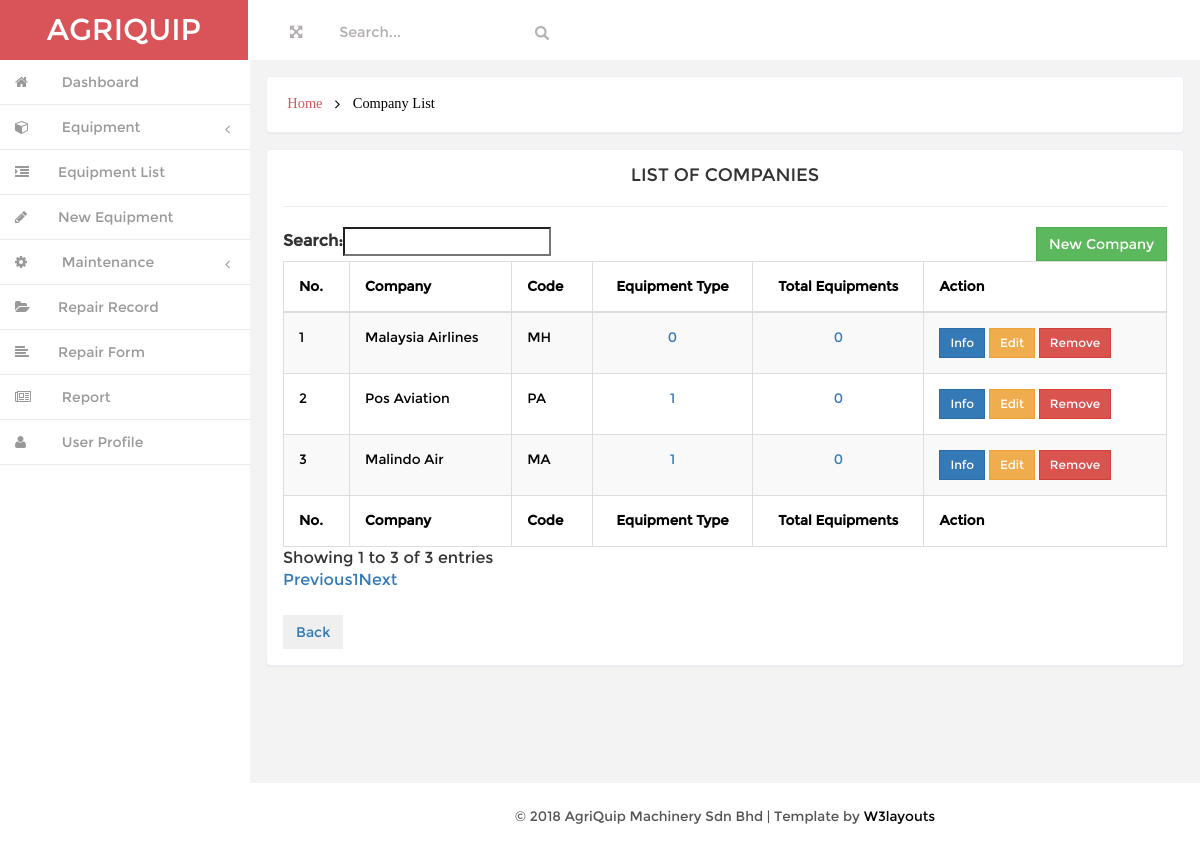
Before: /user/admin/companylist.php with the older database file.
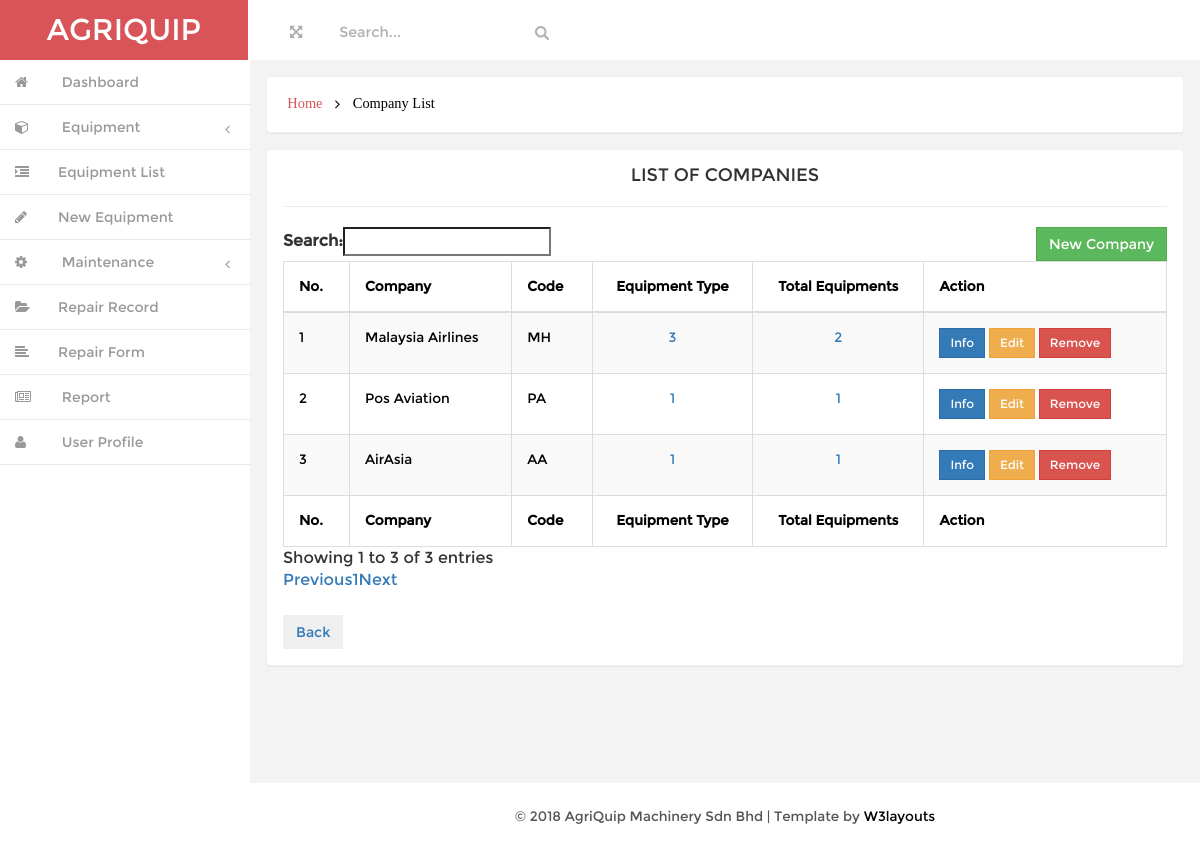
After: the same page with the newer database file.
### tables this page shows
CREATE TABLE IF NOT EXISTS `company` (
  `company_id` int(20) NOT NULL AUTO_INCREMENT,
  `company_name` varchar(200) NOT NULL,
  `company_code` varchar(200) NOT NULL,
  `description` varchar(200) NOT NULL,
  PRIMARY KEY (`company_id`)
);

### user/admin/companylist.php (the view, shortened to what this page needs)
<!DOCTYPE HTML>
<html>
<head>
<link href="css/bootstrap.min.css" rel='stylesheet' type='text/css' />
<link href="css/style.css" rel='stylesheet' type='text/css' />
<link href="css/font-awesome.css" rel="stylesheet">
<link href="css/custom.css" rel="stylesheet">
<?php include "database.php"; ?>
</head>
<body>
<div id="wrapper">
        <nav class="navbar-default navbar-static-top" role="navigation">
             <div class="navbar-header">
               <h1> <a class="navbar-brand" href="index.html">AGRIQUIP</a></h1>
			   </div>
			 <div class=" border-bottom">
        	<div class="full-left">
        	  <section class="full-top">
				<button id="toggle"><i class="fa fa-arrows-alt"></i></button>
			</section>
			<form class=" navbar-left-right">
              <input type="text"  value="Search..." onfocus="this.value = '';" onblur="if (this.value == '') {this.value = 'Search...';}">
              <input type="submit" value="" class="fa fa-search">
            </form>
            <div class="clearfix"> </div>
           </div>
			<div class="clearfix">
     </div>
		    <div class="navbar-default sidebar" role="navigation">
            <div class="sidebar-nav navbar-collapse">
                <ul class="nav" id="side-menu">
                    <li>
                        <a href="index.html" class=" hvr-bounce-to-right"><i class="fa fa-home nav_icon"></i><span class="nav-label"> Dashboard</span> </a>
                    </li>
										<li>
                        <a href="#" class=" hvr-bounce-to-right"><i class="fa fa-cube nav_icon"></i> <span class="nav-label">Equipment</span><span class="fa arrow"></span></a>
                        <ul class="nav nav-second-level">
                            <li><a href="equipmentlist.php" class=" hvr-bounce-to-right"> <i class="fa fa-indent nav_icon"></i>Equipment List</a></li>
														<li><a href="equipmentform.php" class=" hvr-bounce-to-right"> <i class="fa fa-pencil nav_icon"></i>New Equipment</a></li>
                        </ul>
                    </li>
										<li>
                        <a href="#" class=" hvr-bounce-to-right"><i class="fa fa-cog nav_icon"></i> <span class="nav-label">Maintenance</span><span class="fa arrow"></span></a>
                        <ul class="nav nav-second-level">
                            <li><a href="repairlist.php" class=" hvr-bounce-to-right"> <i class="fa fa-folder-open nav_icon"></i>Repair Record</a></li>
														<li><a href="repairform.php" class=" hvr-bounce-to-right"> <i class="fa fa-align-left nav_icon"></i>Repair Form</a></li>
                        </ul>
                    </li>
										<li>
                        <a href="gallery.html" class=" hvr-bounce-to-right"><i class="fa fa-newspaper-o nav_icon"></i> <span class="nav-label">Report</span> </a>
                    </li>
										<li>
                        <a href="#" class=" hvr-bounce-to-right"><i class="fa fa-user nav_icon"></i> <span class="nav-label">User Profile</span></a>
                    </li>
                </ul>
            </div>
			</div>
        </nav>
		 <div id="page-wrapper" class="gray-bg dashbard-1">
       <div class="content-main">
		     <div class="banner">
		    	<h2>
				<a href="index.html">Home</a>
				<i class="fa fa-angle-right"></i>
				<span>Company List</span>
				</h2>
		    </div>
 	<div class="blank">
			<div class="blank-page">
				<div class="header">
						<center><h4 class="title">LIST OF COMPANIES</h4></center>
				</div>
				<hr>
        <div class="body">
					<div class="table-responsive">
        <table class="table table-striped table-bordered table-hover table-sm" id="dataTables-example">
          <a class="btn btn-success pull-right" href="companyform.php">New Company</a>
          <thead>
            <tr>
              <th>No.</th>
							<th>Company</th>
              <th>Code</th>
							<th><center>Equipment Type</center></th>
              <th><center>Total Equipments</center></th>
							<th>Action</th>
						</tr>
          </thead>
					<tfoot>
						<tr>
              <th>No.</th>
							<th>Company</th>
              <th>Code</th>
							<th><center>Equipment Type</center></th>
              <th><center>Total Equipments</center></th>
							<th>Action</th>
						</tr>
          </tfoot>
					<tbody>
						<?php
							$count = 0;
							$sql = "SELECT * FROM company";
							$result = $conn->query($sql);
							while($row = $result->fetch_assoc()){
                $company_id = $row["company_id"];
								$company_name = $row["company_name"];
								$company_code = $row["company_code"];
								$count++;
						?>
            <?php
            $sqltype="SELECT type_id FROM equipment_type WHERE company_name='$company_name'";
            if ($resulttype=mysqli_query($conn,$sqltype))
              {
              $rowcounttype=mysqli_num_rows($resulttype);
            ?>
            <?php
            $sqlequipment="SELECT id FROM equipment INNER JOIN equipment_type ON equipment.type_name=equipment_type.type_name WHERE equipment_type.company_name='$company_name'";
            if ($resultequipment=mysqli_query($conn,$sqlequipment))
              {
              $rowcountequipment=mysqli_num_rows($resultequipment);
              }
            ?>
						<tr>
							<td><?php echo $count; ?></td>
							<td><?php echo $company_name; ?></td>
							<td><?php echo $company_code; ?></td>
							<td align="center"><?php echo "<a href = 'company_type.php?company_name=$company_name'>$rowcounttype</a>"; ?></td>
              <?php
                }
              ?>
              <td align="center"><?php echo "<a href = 'company_equipment.php?company_name=$company_name'>$rowcountequipment</a>"; ?></td>
							<td>
								<div>
									<a href="#companyInfo<?php echo $company_id;?>" data-toggle="modal"><button type="button" class="btn btn-sm btn-primary">Info</button></a>
									<a href="#companyEdit<?php echo $company_id;?>" data-toggle="modal"><button type="button" class="btn btn-sm btn-warning">Edit</button></a>
                  <a href="#companyDelete<?php echo $company_id;?>" data-toggle="modal"><button type='button' class='btn btn-sm btn-danger'>Remove</button></a>
								</div>
							</td>
						</tr>
						<?php }
            ?>
					</tbody>
        </table>
			</div>
		</div>
		<br>
		<a href="javascript: window.history.go(-1)"><button type="button" class="btn btn-bg-grey">Back</button></a>
	 </div>
	</div>
<div class="copy">
            <p> &copy; 2018 AgriQuip Machinery Sdn Bhd | Template by <a href="http://w3layouts.com/" target="_blank">W3layouts</a> </p>	    </div>
		</div>
		</div>
       </div>
</body>
</html>

### user/admin/css/style.css (style rules this page uses)
h4, h5, h6, h1, h2, h3 { margin: 0; }
ul, ol { margin: 0;padding: 0; }
p { margin: 0; }
html, body { font-family:'Montserrat-Regular'; font-size: 100%; background:#F3F3F4; overflow-x: hidden; }
body a { transition:0.5s all; -webkit-transition:0.5s all; -moz-transition:0.5s all; -o-transition:0.5s all; -ms-transition:0.5s all; }
div#wrapper { background-color: #fff; }
.navbar-default.sidebar { background-color: #fff; }
h1 a.navbar-brand { color: #fff !important; font-size: 30px; font-weight: 500; padding: 20px 0px; background: #d95459; text-align: center; width:248px; height: 60px; }
i.nav_icon { color: #fff; margin-right:6px; }
.sidebar ul li a { color: #999; font-size:14px; }
.hvr-bounce-to-right { display: inline-block; vertical-align: middle; -webkit-transform: translateZ(0); transform: translateZ(0); box-shadow: 0 0 1px rgba(0, 0, 0, 0); -webkit-backface-visibility: hidden; backface-visibility: hidden; -moz-osx-font-smoothing: grayscale; position: relative; -webkit-transition-property: color; transition-property: color; -webkit-transition-duration: 0.5s; transition-duration: 0.5s; }
.hvr-bounce-to-right:before { content: ""; position: absolute; z-index: -1; top: 0; left: 0; right: 80%; bottom: 0; background:#7f8c8d; -webkit-transform: scaleX(0); transform: scaleX(0); -webkit-transform-origin: 0 50%; transform-origin: 0 50%; -webkit-transition-property: transform; transition-property: transform; -webkit-transition-duration: 0.5s; transition-duration: 0.5s; -webkit-transition-timing-function: ease-out; transition-timing-function: ease-out; }
.nav > li > a { color: #999; font-weight:500; padding: 0px 20px 0px 0px; font-size: 0.85em; border-bottom: 1px solid #E9E9E9; }
.nav > li > a i { margin-right: 14px; }
i.nav_icon { color: #999; padding: 15px; width: 44px; height: 44px; }
span.fa.arrow { margin-top: 17px; }
@media (min-width: 768px) { #page-wrapper { position: inherit; margin: 0 0 0 240px; min-height: 1000px; } }
.content-main { background-color: #F3F3F4; padding-top: 1em; }
.full-top { float:left; }
.navbar-left-right { float: left; margin-left: 6%; }
.border-bottom { background-color: #fff; }
.full-left { float: left; width: 40%; margin-left: 3%; margin-top: 1.3em; }
.full-left button { background: none; border: none; outline: none; color: #B3AEAE; font-size: 0.9em; }
.navbar-left-right input[type="text"] { background: none; border: none; outline: none; color:#B3AEAE; font-size: 0.9em; }
.navbar-left-right input[type="submit"] { background: url(../images/search.png) 0px 2px no-repeat; width:16px; height:16px; border: none; outline: none; color:#B3AEAE; font-size: 0.9em; }
.banner { background: #fff; display: block; margin: 0em 1em ; padding:1em; border: 1px solid #ebeff6; border-color: #ebeff6; border-radius: 4px; -webkit-border-radius: 4px; -o-border-radius: 4px; -moz-border-radius: 4px; -ms-border-radius: 4px; -webkit-box-shadow: 0 1px 1px rgba(0,0,0,.05); box-shadow: 0 1px 1px rgba(0,0,0,.05); }
.banner h2 { font-size:0.9em; }
.banner h2 a { color:#D95459; text-decoration:none; font-family: 'Muli-Regular'; padding:0.3em ; }
.banner h2 span { color:#000; font-family: 'Muli-Regular'; padding:0.3em ; }
.banner h2 i { color:#000; vertical-align:middle; padding:0.3em ; }
.blank { padding: 1em; min-height: 650px; }
.blank-page { padding: 1em; background: #fff; border: 1px solid #ebeff6; border-radius: 4px; -webkit-border-radius: 4px; -o-border-radius: 4px; -moz-border-radius: 4px; -ms-border-radius: 4px; -webkit-box-shadow: 0 1px 1px rgba(0,0,0,.05); box-shadow: 0 1px 1px rgba(0,0,0,.05); }
.btn { border-radius: 0px; outline: none; }
.table td, .table>tbody>tr>td, .table>tbody>tr>th, .table>tfoot>tr>td, .table>tfoot>tr>th, .table>thead>tr>td, .table>thead>tr>th { padding: 15px !important; font-size: 0.85em; color: #000000; border-top: none !important; }
.table { margin-bottom: 0; }
.copy { background:#fff; text-align:center; padding:1.5em 0; }
.copy p, .copy-right p { font-size:0.85em; color:#555; }
.copy p a, .copy-right p a { color:#000; }

Changed rows visible on the page:
removed company: company_name "Malindo Air", company_code "MA", rowcounttype "1", rowcountequipment "0"
changed company "Malaysia Airlines": rowcounttype "0" → "3"; rowcountequipment "0" → "2"
changed company "Pos Aviation": rowcountequipment "0" → "1"
added company: company_name "AirAsia", company_code "AA", rowcounttype "1", rowcountequipment "1"
